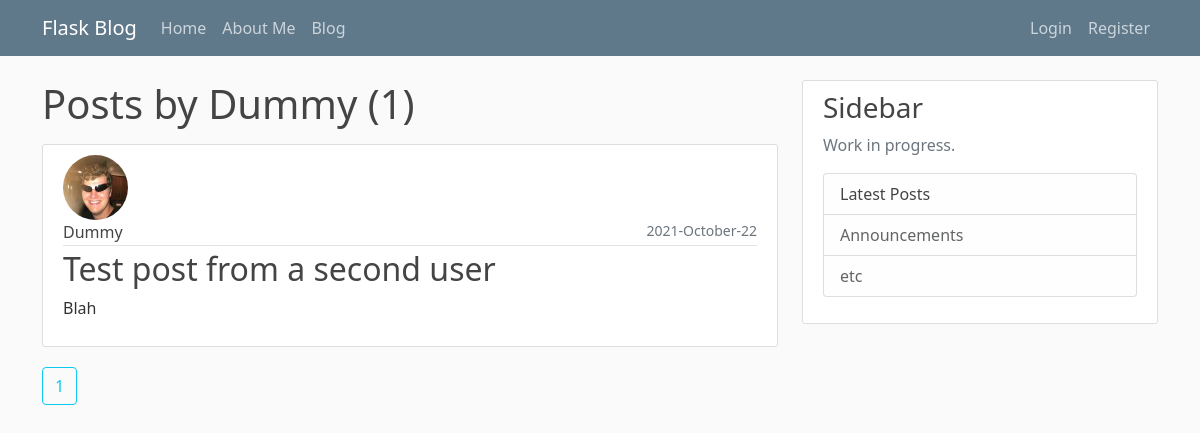
/user/Dummy, run on the app's committed database.
### flaskblog/models.py (models this page shows, shortened)
class User(db.Model, UserMixin):
    id = db.Column(db.Integer, primary_key=True)
    username = db.Column(db.String(20), unique=True, nullable=False)
    email = db.Column(db.String(120), unique=True, nullable=False)
    image_file = db.Column(db.String(20), nullable=False, default='default.jpg')
    password = db.Column(db.String(60), nullable=False)
    posts = db.relationship('Post', backref='author', lazy=True)

class Post(db.Model):
    id = db.Column(db.Integer, primary_key=True)
    title = db.Column(db.String(100), nullable=False)
    date_posted = db.Column(db.DateTime, nullable=False, default=datetime.utcnow)
    content = db.Column(db.Text, nullable=False)
    user_id = db.Column(db.Integer, db.ForeignKey('user.id'), nullable=False)

### flaskblog/users/routes.py (the view)
@users.route("/user/<string:username>")
def user_posts(username):
    page = request.args.get('page', 1, type=int)
    user = User.query.filter_by(username=username).first_or_404()
    posts = Post.query.filter_by(author=user)\
        .order_by(Post.date_posted.desc())\
        .paginate(page=page, per_page=5)
    return render_template('user_posts.html', posts=posts, user=user)

### flaskblog/templates/user_posts.html (shortened to what this page needs)
{% extends 'index.html' %}
{% block content %}
  <h1 class="mb-3"> Posts by {{ user.username }} ({{ posts.total }})</h1>
    {% for post in posts.items %}
        <article class="media content-section">
            <img class="rounded-circle article-img" src="{{ url_for('static', filename='profile_pic/' + post.author.image_file)}}">
            <div class="media-body">
              <div class="article-metadata">
                <a class="article-title mr-2" href="{{ url_for('users.user_posts', username=post.author.username) }}">{{ post.author.username }}</a>
                <small class="text-muted float-end">{{ post.date_posted.strftime('%Y-%B-%d') }}</small>
              </div>
              <h2><a class="article-title" href="{{ url_for('posts.post', post_id=post.id) }}">{{ post.title }}</a></h2>
              <p class="article-content">{{ post.content }}</p>
            </div>
        </article>
    {% endfor %}
    {% for page_num in posts.iter_pages(left_edge=1, right_edge=1, left_current=1, right_current=2) %}
      {% if page_num %}
        {% if posts.page == page_num %}
          <a class="btn btn-outline-info mb-4" href="{{ url_for('users.user_posts', username=user.username, page=page_num) }}"> {{ page_num }} </a>
        {% else %}
          <a class="btn btn-info mb-4" href="{{ url_for('users.user_posts', username=user.username, page=page_num) }}"> {{ page_num }} </a>
        {% endif %}
      {% endif %}
    {% endfor %}
{% endblock content%}

### flaskblog/static/main.css (style rules this page uses)
body { background: #fafafa; color: #333333; margin-top: 5rem; }
h1, h2, h3, h4, h5, h6 { color: #444444; }
.content-section { background: #ffffff; padding: 10px 20px; border: 1px solid #dddddd; border-radius: 3px; margin-bottom: 20px; }
.article-title { color: #444444; }
a.article-title { text-decoration: none; }
.article-content { white-space: pre-line; }
.article-img { height: 65px; width: 65px; margin-right: 16px; }
.article-metadata { padding-bottom: 1px; margin-bottom: 4px; border-bottom: 1px solid #e3e3e3 }

### data on the page
User: username "Dummy"
Post: image_file (picture), author.username "Dummy", date_posted "2021-October-22", title "Test post from a second user", content "Blah"

### other printed values
{{ posts.total }} "1"
{{ page_num }} "1"
